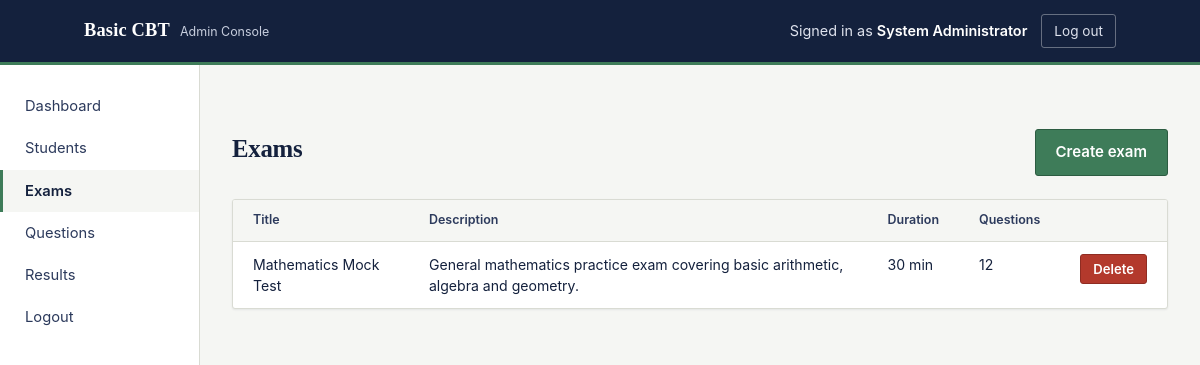
The app's page /admin/exams (signed in) with its own data.
### tables this page shows
CREATE TABLE exams (
    id INTEGER PRIMARY KEY AUTOINCREMENT,
    title TEXT NOT NULL,
    description TEXT,
    duration_minutes INTEGER NOT NULL,
    created_at TEXT DEFAULT (datetime('now'))
);

### app.py (the view)
@app.route("/admin/exams")
@admin_required
def exams():
    db = get_db()
    all_exams = db.execute(
        """SELECT e.*, COUNT(q.id) AS question_count
           FROM exams e LEFT JOIN questions q ON q.exam_id = e.id
           GROUP BY e.id ORDER BY e.id"""
    ).fetchall()
    return render_template("exams.html", exams=all_exams)

### app.py (called while the page is built)
def get_db():
    if "db" not in g:
        g.db = sqlite3.connect(DB_PATH)
        g.db.row_factory = sqlite3.Row
        g.db.execute("PRAGMA foreign_keys = ON")
    return g.db

def admin_required(view):
    @wraps(view)
    def wrapped(*args, **kwargs):
        if session.get("role") != "admin":
            flash("Please log in as an admin to continue.", "error")
            return redirect(url_for("login"))
        return view(*args, **kwargs)
    return wrapped

### templates/exams.html (shortened to what this page needs)
{% extends "base.html" %}
{% block body %}
{% set active = "exams" %}
{% include "_admin_shell_open.html" %}
    <div class="page-head">
      <h1>Exams</h1>
      <a href="{{ url_for('add_exam') }}" class="btn">Create exam</a>
    </div>
    <div class="panel">
      {% if exams %}
      <table>
        <thead>
          <tr><th>Title</th><th>Description</th><th>Duration</th><th>Questions</th><th></th></tr>
        </thead>
        <tbody>
          {% for e in exams %}
          <tr>
            <td>{{ e.title }}</td>
            <td>{{ e.description or "—" }}</td>
            <td>{{ e.duration_minutes }} min</td>
            <td>{{ e.question_count }}</td>
            <td>
              <form method="POST" action="{{ url_for('delete_exam', exam_pk=e.id) }}"
                    onsubmit="return confirm('Delete exam \'{{ e.title }}\'? This also deletes its questions and results.');">
                <button type="submit" class="btn btn-danger btn-sm">Delete</button>
              </form>
            </td>
          </tr>
          {% endfor %}
        </tbody>
      </table>
      {% else %}
      <div class="empty-state">
        <h3>No exams yet</h3>
        <p>Create your first exam to start adding questions.</p>
      </div>
      {% endif %}
    </div>
  </main>
</div>
{% endblock %}

### static/css/style.css (style rules this page uses)
:root { --ink: #14213d; --ink-soft: #2c3a5c; --paper: #f5f6f3; --paper-raised: #ffffff; --rule: #d9dbd3; --rule-strong: #b9bcae; --green: #3e7c59; --green-deep: #2c5c41; --amber: #c98a1f; --amber-soft: #f3e2c3; --red: #b3392c; --red-soft: #f4dcd8; --font-serif: Georgia, "Iowan Old Style", "Palatino Linotype", "URW Palladio L", serif; --font-sans: -apple-system, BlinkMacSystemFont, "Segoe UI", Roboto, Helvetica, Arial, sans-serif; --radius: 3px; --shadow: 0 1px 2px rgba(20, 33, 61, 0.08); }
* { box-sizing: border-box; }
html, body { height: 100%; }
body { margin: 0; font-family: var(--font-sans); background: var(--paper); color: var(--ink); line-height: 1.5; -webkit-font-smoothing: antialiased; }
a { color: var(--green-deep); }
h1, h2, h3, h4 { font-family: var(--font-serif); color: var(--ink); margin: 0 0 0.4em; font-weight: 600; letter-spacing: -0.01em; }
button, input, select, textarea { font-family: inherit; font-size: 1rem; }
.btn { display: inline-block; padding: 11px 20px; border-radius: var(--radius); border: 1px solid var(--green-deep); background: var(--green); color: #fff; font-weight: 600; font-size: 0.94rem; cursor: pointer; text-decoration: none; text-align: center; }
.btn-danger { background: var(--red); border-color: #8f2c22; }
.btn-sm { padding: 6px 12px; font-size: 0.82rem; }
.page-head { display: flex; align-items: baseline; justify-content: space-between; flex-wrap: wrap; gap: 10px; margin: 32px 0 22px; }
.page-head h1 { font-size: 1.55rem; }
.panel { background: var(--paper-raised); border: 1px solid var(--rule); border-radius: var(--radius); overflow: hidden; box-shadow: var(--shadow); }
table { width: 100%; border-collapse: collapse; font-size: 0.88rem; }
thead th { text-align: left; padding: 11px 20px; background: var(--paper); color: var(--ink-soft); font-weight: 600; border-bottom: 1px solid var(--rule); font-size: 0.78rem; }
tbody td { padding: 12px 20px; border-bottom: 1px solid var(--rule); color: var(--ink); vertical-align: top; }
tbody tr:last-child td { border-bottom: none; }

### records on screen
exams: title "Mathematics Mock Test", description "General mathematics practice exam covering basic arithmetic, algebra and geometry.", duration_minutes "30", question_count "12"

### other values on screen
{{ session.full_name }} "System Administrator"
